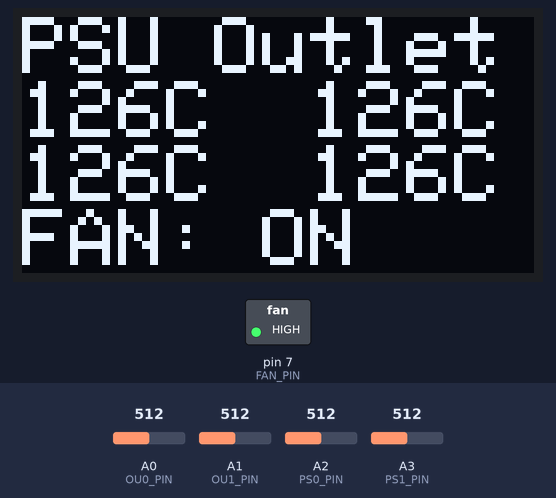
This sketch was run on a simulated Arduino Uno, built with avr-gcc and run on an emulated ATmega328P. Parts: 128×64 one-colour display, switched loads named in the sketch (green lamp = pin HIGH). The inputs (shaded band) are chosen by the test bench; at power-on: A0 (OU0_PIN) = 512, A1 (OU1_PIN) = 512, A2 (PS0_PIN) = 512, A3 (PS1_PIN) = 512.

Above: at 1.28 s.
1.3 s: A0 (OU0_PIN) set to 716
At 1.55 s:
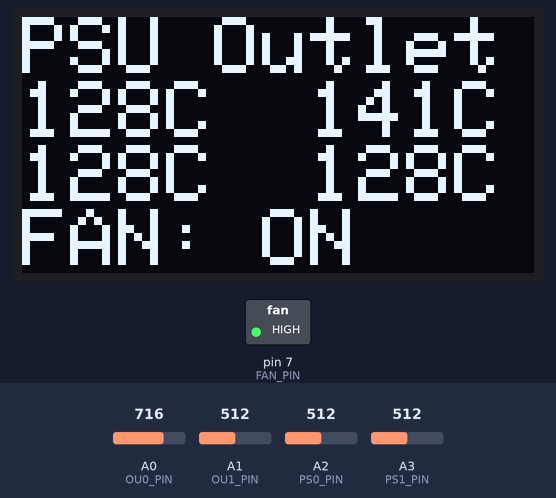
2.9 s: A1 (OU1_PIN) set to 716
At 3.14 s:
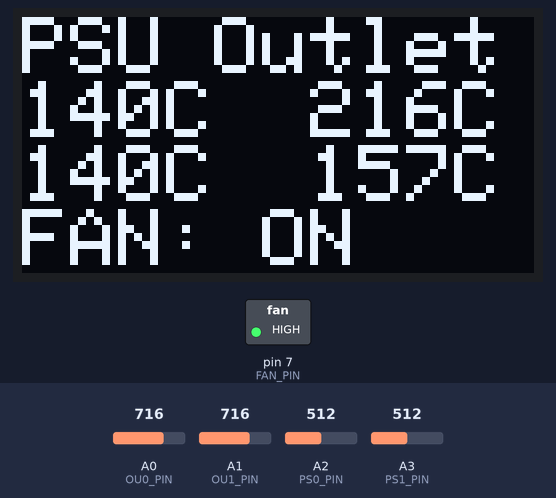
4.5 s: A2 (PS0_PIN) set to 716
At 4.73 s:
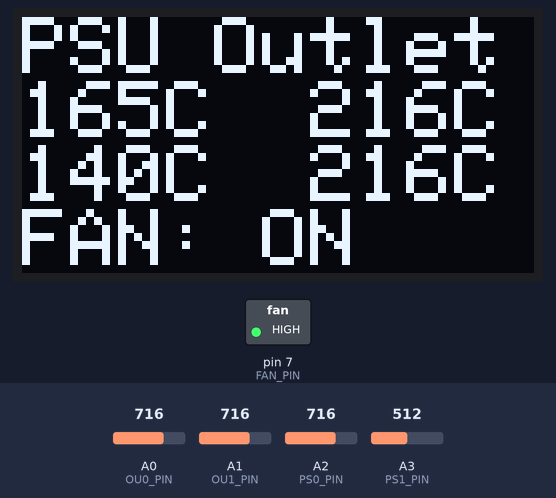
6.1 s: A3 (PS1_PIN) set to 716
At 6.32 s:
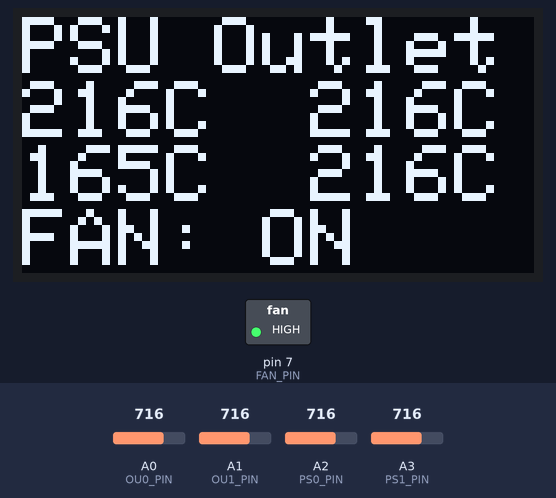
7.7 s: A0 (OU0_PIN) set to 992
At 7.91 s:
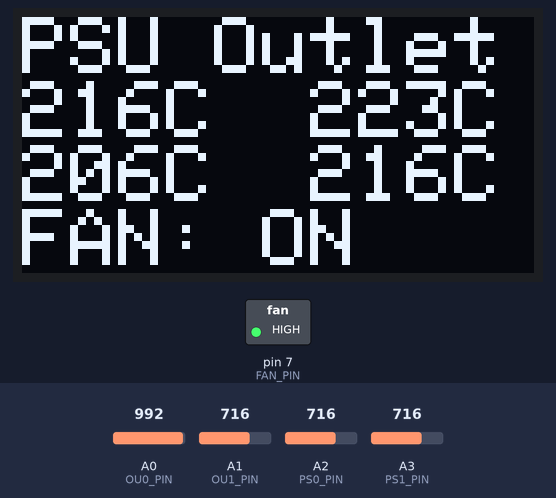
9.3 s: A1 (OU1_PIN) set to 992
At 9.5 s:
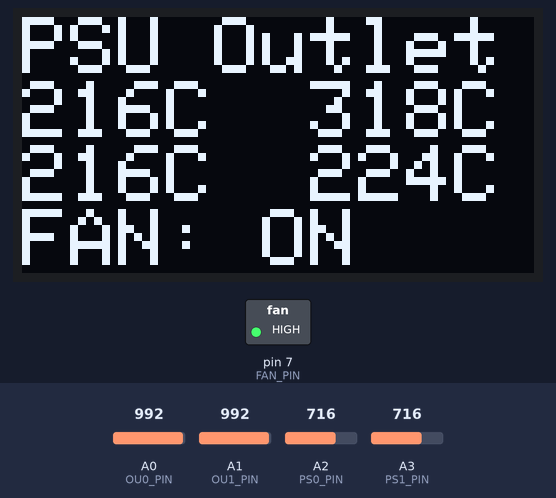
Timing chart, 0 to 11.9 s (numbered marks = the images above; inputs shaded):
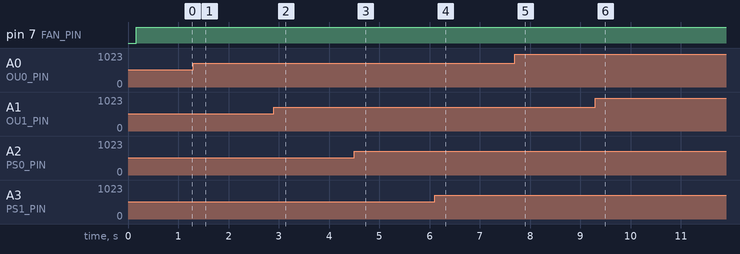

The sketch:

case_temperarute_and_fan_controller_single_page.ino.ino
```cpp
#include <SPI.h>
#include <Wire.h>
#include <Adafruit_GFX.h>
#include <Adafruit_SSD1306.h>

// If using software SPI (the default case):
/*
#define OLED_MOSI   9 // display sda
#define OLED_CLK   10 // display scl
#define OLED_DC    11 // - display dc
#define OLED_CS    12
#define OLED_RESET 13 // display res
Adafruit_SSD1306 display(OLED_MOSI, OLED_CLK, OLED_DC, OLED_RESET, OLED_CS);
*/

#include <SPI.h>
#include <Wire.h>
#include <Adafruit_GFX.h>
#include <Adafruit_SSD1306.h>

#define SCREEN_WIDTH 128 // OLED display width, in pixels
#define SCREEN_HEIGHT 64 // OLED display height, in pixels

// Declaration for an SSD1306 display connected to I2C (SDA, SCL pins)
// The pins for I2C are defined by the Wire-library.
// On an arduino UNO:       A4(SDA), A5(SCL)
// On an arduino MEGA 2560: 20(SDA), 21(SCL)
// On an arduino LEONARDO:   2(SDA),  3(SCL), ...
#define OLED_RESET     4 // Reset pin # (or -1 if sharing Arduino reset pin)
Adafruit_SSD1306 display(SCREEN_WIDTH, SCREEN_HEIGHT, &Wire, OLED_RESET);
#define TEXT_SIZE 1

// define here the digital pin numbers
const int OU0_PIN = A0;
const int OU1_PIN = A1;
const int PS0_PIN = A2;
const int PS1_PIN = A3;
const int FAN_PIN = 7;

const double Vref = 3.8;
const int NSAMPLES = 15;

// these are state boolean used to flash the  numbers on the display
bool PS0 = true;
bool PS1 = true;
bool OU0 = true;
bool OU1 = true;
bool FAN_ON = true;

bool FLASH_PS0 = false;
bool FLASH_PS1 = false;
bool FLASH_OU0 = false;
bool FLASH_OU1 = false;

bool PS0_HIGH = false;
bool PS1_HIGH = false;
bool OU0_HIGH = false;
bool OU1_HIGH = false;

// put state variables for buttons here
int screen_state = 0;

class MovingAverage {
  public:
    MovingAverage(const float InitialValue)
    {
      k = 0;
      for (int i = 0; i < NSAMPLES; i++)
      {
        samples[i] = 0.0;
      }
      mean = Update(InitialValue);
    }
    ~MovingAverage() {}
    float Update(const float NewValue)
    {
        // make space for new value
        for (int i = k; i < NSAMPLES-1; i++) {
          samples[i+1] = samples[i];
        }
        samples[k] = NewValue;
        float sum = 0;
        for (int i = 0; i < k + 1; i++) {
          sum += samples[i];
        }
        mean = sum / (k+1);
        k = (k+1) % NSAMPLES;

        return mean;
    }
  private:
    float mean;
    float samples[NSAMPLES];
    int k;

};


float ps0_temp;
float ps1_temp;
float ou0_temp;
float ou1_temp;

MovingAverage ps0_filter(0.0), ps1_filter(0.0), ou0_filter(0.0), ou1_filter(0.0);

// digital control parameters.
// these will be settable in a page of the display with + - and enter buttons
float TEMP_HYSTERISIS = 5.0;
float TEMP_THRESHOLD = 30.0;
float TEMP_FLASH = 50.0;

void setup()   {
  // SSD1306_SWITCHCAPVCC = generate display voltage from 3.3V internally
  // This comes from the display example
  if(!display.begin(SSD1306_SWITCHCAPVCC, 0x3C)) { // Address 0x3C for 128X64
    Serial.println(F("SSD1306 allocation failed"));
    for(;;); // Don't proceed, loop forever
  }
  // setup and initialize IO pins
  pinMode(FAN_PIN,OUTPUT);

  pinMode(A0,INPUT);
  pinMode(A1,INPUT);

  digitalWrite(FAN_PIN, LOW);
}

void read_temp()
{
  // PS0
  int reading = analogRead(PS0_PIN);
  float voltage = (reading * Vref)/1024;

  ps0_temp = ps0_filter.Update((voltage - 0.5) * 100);
  // PS1
  reading = analogRead(PS1_PIN);
  voltage = (reading * Vref)/1024;
  ps1_temp = ps1_filter.Update((voltage - 0.5) * 100);

  // OU0
  reading = analogRead(OU0_PIN);
  voltage = (reading * Vref)/1024;
  ou0_temp = ou0_filter.Update((voltage - 0.5) * 100);
  // OU1
  reading = analogRead(OU1_PIN);
  voltage = (reading * Vref)/1024;
  ou1_temp = ou1_filter.Update((voltage - 0.5) * 100);
}

// this builds the strings for temperature
String get_temp_sub_string(const float temp, bool flash, bool& state)
{
  if (flash) {
    state = !state;
  }
  else {
    state = true;
  }
  String buff;
  char cbuff[16];
  char str_temp[16];
  if (state) {
    dtostrf(temp, 2, 0, str_temp);
    sprintf(cbuff,"%s",str_temp);
  }
  else {
    sprintf(cbuff,"  ");

  }
  buff = cbuff;

  return String(buff);
}

String get_bool_sub_string(const bool temp, bool flash)
{
  String buff;
  char cbuff[16];
  char str_temp[16];
  if (temp) {
    sprintf(cbuff,"ON",str_temp);
  }
  else {
    sprintf(cbuff,"OFF",str_temp);
  }

  buff = cbuff;

  return String(buff);
}

void monitor_screen()
{
    display.clearDisplay();
    display.setTextSize(TEXT_SIZE);
    display.setTextColor(WHITE);
    display.clearDisplay();
    // header for the display
    display.setTextSize(2);
    const String HEADER = "PSU Outlet";
    display.setCursor(0,0);
    display.println(HEADER);
    display.setTextSize(2);
    display.setCursor(0,16);
    display.println(get_temp_sub_string(ps0_temp,FLASH_PS0,PS0) + "C  " + get_temp_sub_string(ou0_temp,FLASH_OU0,OU0) + "C");
    display.setCursor(0,32);
    display.println(get_temp_sub_string(ps1_temp,FLASH_PS1,PS1) + "C  " + get_temp_sub_string(ou1_temp,FLASH_OU1,OU1) + "C");
    display.setCursor(0,48);
    display.println("FAN: " + get_bool_sub_string(FAN_ON,false));
    display.display();
}

void apply_threshold(const float value, const float threshold, bool& state)
{
  if (value >= threshold) {
    state = true;
  }
  if (state == true & value < threshold - TEMP_HYSTERISIS)
  {
    state = false;
  }
}

void process_state()
{
  apply_threshold(ps0_temp, TEMP_THRESHOLD, PS0_HIGH);
  apply_threshold(ps0_temp, TEMP_FLASH, FLASH_PS0);
  apply_threshold(ps1_temp, TEMP_THRESHOLD, PS1_HIGH);
  apply_threshold(ps1_temp, TEMP_FLASH, FLASH_PS1);
  apply_threshold(ou0_temp, TEMP_THRESHOLD, OU0_HIGH);
  apply_threshold(ou0_temp, TEMP_FLASH, FLASH_OU0);
  apply_threshold(ou1_temp, TEMP_THRESHOLD, OU1_HIGH);
  apply_threshold(ou1_temp, TEMP_FLASH, FLASH_OU1);

  if (PS0_HIGH || PS1_HIGH || OU0_HIGH || OU1_HIGH) {
    digitalWrite(FAN_PIN, HIGH);
    FAN_ON = true;
  }
  else {
    digitalWrite(FAN_PIN, LOW);
    FAN_ON = false;
  }
}
// main loop
void loop()
{
  // this sets the freequency of the loop
  delay(100);
  read_temp();

  monitor_screen();

  process_state();
}
```

Measured:
- after the input at 2.9 s, the display: first differs from a run without the input after 0.18 s (image 2)
- after the input at 4.5 s, the display: first differs from a run without the input after 0.17 s (image 3)
- after the input at 6.1 s, the display: first differs from a run without the input after 0.16 s (image 4)
- after the input at 9.3 s, the display: first differs from a run without the input after 0.14 s (image 6)
